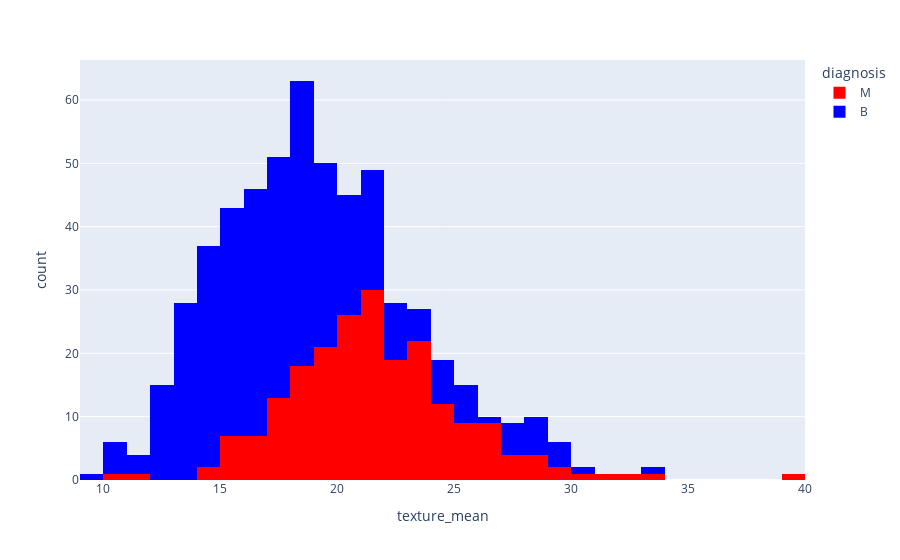

The notebook cell saved with this chart:
### Code cell
px.histogram(
    data_frame=df,
    x=df.texture_mean,
    color=df.diagnosis, 
    color_discrete_sequence=['red', 'blue']
)

### Figure 1 — Plotly figure (JSON) as saved in the notebook; plotly's stock layout.template omitted (floating-point values rounded to 4 significant figures; data arrays with more than 128 entries replaced by an {"elided": "..."} marker saying what was removed)
{"data": [{"alignmentgroup": "True", "bingroup": "x", "hovertemplate": "diagnosis=M<br>texture_mean=%{x}<br>count=%{y}<extra></extra>", "legendgroup": "M", "marker": {"color": "red", "pattern": {"shape": ""}}, "name": "M", "offsetgroup": "M", "orientation": "v", "showlegend": true, "type": "histogram", "x": {"elided": "212 float values"}, "xaxis": "x", "yaxis": "y"}, {"alignmentgroup": "True", "bingroup": "x", "hovertemplate": "diagnosis=B<br>texture_mean=%{x}<br>count=%{y}<extra></extra>", "legendgroup": "B", "marker": {"color": "blue", "pattern": {"shape": ""}}, "name": "B", "offsetgroup": "B", "orientation": "v", "showlegend": true, "type": "histogram", "x": {"elided": "357 float values"}, "xaxis": "x", "yaxis": "y"}], "layout": {"barmode": "relative", "legend": {"title": {"text": "diagnosis"}, "tracegroupgap": 0}, "margin": {"t": 60}, "xaxis": {"anchor": "y", "domain": [0, 1], "title": {"text": "texture_mean"}}, "yaxis": {"anchor": "x", "domain": [0, 1], "title": {"text": "count"}}}}
